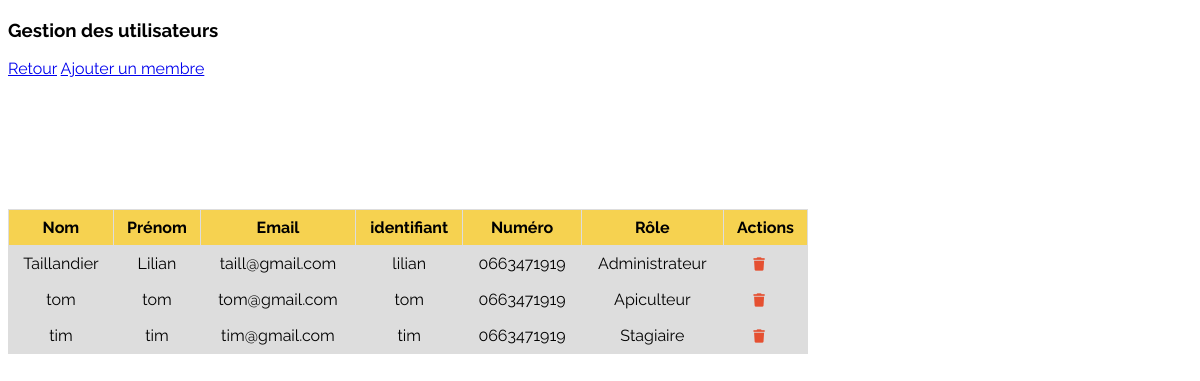
The app's page /PHP/detailsMembres.php with its own data.
### tables this page shows
CREATE TABLE `membre` (
  `idMembre` int NOT NULL,
  `nom` varchar(255) DEFAULT NULL,
  `prenom` varchar(255) DEFAULT NULL,
  `mel` varchar(255) NOT NULL,
  `identifiant` varchar(255) DEFAULT NULL,
  `mdp` varchar(255) DEFAULT NULL,
  `numTelephone` varchar(255) DEFAULT NULL,
  `role` enum('Administrateur','Apiculteur','Stagiaire') NOT NULL,
  `idTuteur` int DEFAULT NULL
);

### PHP/detailsMembres.php (the view, shortened to what this page needs)
<?php
require_once("PDO.php");
?>
<!DOCTYPE html>
<html lang="fr">
<head>
    <link rel="stylesheet" href="../CSS/styleTableauUser.css">
</head>
<body>
    <h3>Gestion des utilisateurs</h3>
    <a href="accueil.php">Retour</a>
    <a href="formIns.php">Ajouter un membre</a>
    <?php
    $sql = "SELECT idMembre, nom, prenom, mel, identifiant, numTelephone, role FROM membre";
    $stmt = $bdd->prepare($sql);
    $stmt->execute();
    $utilisateurs = $stmt->fetchAll();
    ?>
    <div class="tab">
        <table>
            <thead>
                <tr>
                    <th>Nom</th>
                    <th>Prénom</th>
                    <th>Email</th>
                    <th>identifiant</th>
                    <th>Numéro</th>
                    <th>Rôle</th>
                    <th>Actions</th>
                </tr>
            </thead>
            <tbody>
                <?php foreach($utilisateurs as $utilisateur) { ?>
                <tr>
                    <td><?= $utilisateur['nom']; ?></td>
                    <td><?php echo $utilisateur['prenom']; ?></td>
                    <td><?php echo $utilisateur['mel']; ?></td>
                    <td><?php echo $utilisateur['identifiant']; ?></td>
                    <td><?php echo $utilisateur['numTelephone']; ?></td>
                    <td><?php echo $utilisateur['role']; ?></td>
                    <td>
                        <form method="post" onsubmit="confirmationSupprUser(this); return formValide;" action="supprimer.php">
                            <button type="submit"><i class="fa-solid fa-trash"></i></button>
                        </form>
                    </td>
                </tr>
                <?php } ?>
            </tbody>
        </table>
    </div>
</body>
</html>

### CSS/styleTableauUser.css (style rules this page uses)
* { font-family: Raleway; }
table { border-collapse: collapse; width: 100%; max-width: 800px; margin-bottom: 20px; margin-top: 11%; }
th, td { border: 1px solid #ddd; padding: 8px; background-color: #ddd; text-align: center; }
th { background-color: #f6d250; font-weight: bold; text-align: center; }
i { color: #E55031; cursor: pointer; }
button { border: none; background-color: transparent; padding: 0; cursor: pointer; margin-right: 13px; }

### records on screen
membre: nom "Taillandier", prenom "Lilian", mel "taill@gmail.com", identifiant "lilian", numTelephone "0663471919", role "Administrateur"
membre: nom "tom", prenom "tom", mel "tom@gmail.com", identifiant "tom", numTelephone "0663471919", role "Apiculteur"
membre: nom "tim", prenom "tim", mel "tim@gmail.com", identifiant "tim", numTelephone "0663471919", role "Stagiaire"
